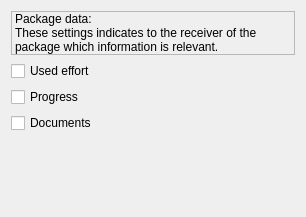
<?xml version="1.0" encoding="UTF-8"?>
<ui version="4.0">
 <class>KPlatoWork::PackageSettings</class>
 <widget class="QWidget" name="KPlatoWork::PackageSettings">
  <property name="geometry">
   <rect>
    <x>0</x>
    <y>0</y>
    <width>306</width>
    <height>217</height>
   </rect>
  </property>
  <layout class="QVBoxLayout" name="verticalLayout">
   <item>
    <widget class="QLabel" name="label_2">
     <property name="frameShape">
      <enum>QFrame::StyledPanel</enum>
     </property>
     <property name="frameShadow">
      <enum>QFrame::Sunken</enum>
     </property>
     <property name="text">
      <string>Package data:
These settings indicates to the receiver of the package which information is relevant.</string>
     </property>
     <property name="wordWrap">
      <bool>true</bool>
     </property>
    </widget>
   </item>
   <item>
    <widget class="QCheckBox" name="ui_usedEffort">
     <property name="toolTip">
      <string>The effort you have used on this task.</string>
     </property>
     <property name="text">
      <string>Used effort</string>
     </property>
    </widget>
   </item>
   <item>
    <widget class="QCheckBox" name="ui_progress">
     <property name="toolTip">
      <string>Progress includes started / start time, finished / finish time and completion</string>
     </property>
     <property name="text">
      <string>Progress</string>
     </property>
    </widget>
   </item>
   <item>
    <widget class="QCheckBox" name="ui_documents">
     <property name="toolTip">
      <string>The documents attached to this task</string>
     </property>
     <property name="text">
      <string>Documents</string>
     </property>
    </widget>
   </item>
   <item>
    <spacer name="verticalSpacer">
     <property name="orientation">
      <enum>Qt::Vertical</enum>
     </property>
     <property name="sizeHint" stdset="0">
      <size>
       <width>20</width>
       <height>40</height>
      </size>
     </property>
    </spacer>
   </item>
  </layout>
 </widget>
 <resources/>
 <connections/>
</ui>
